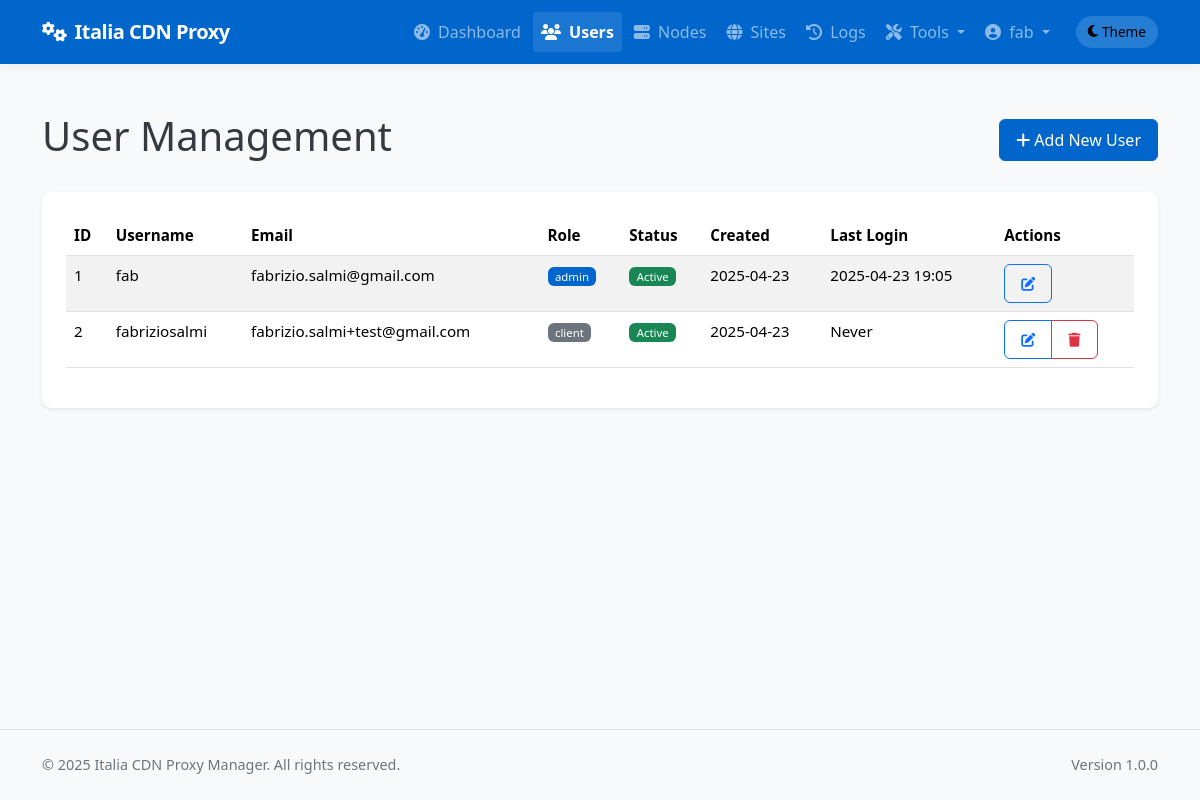
/admin/users (signed in), run on an earlier commit of the app's database.
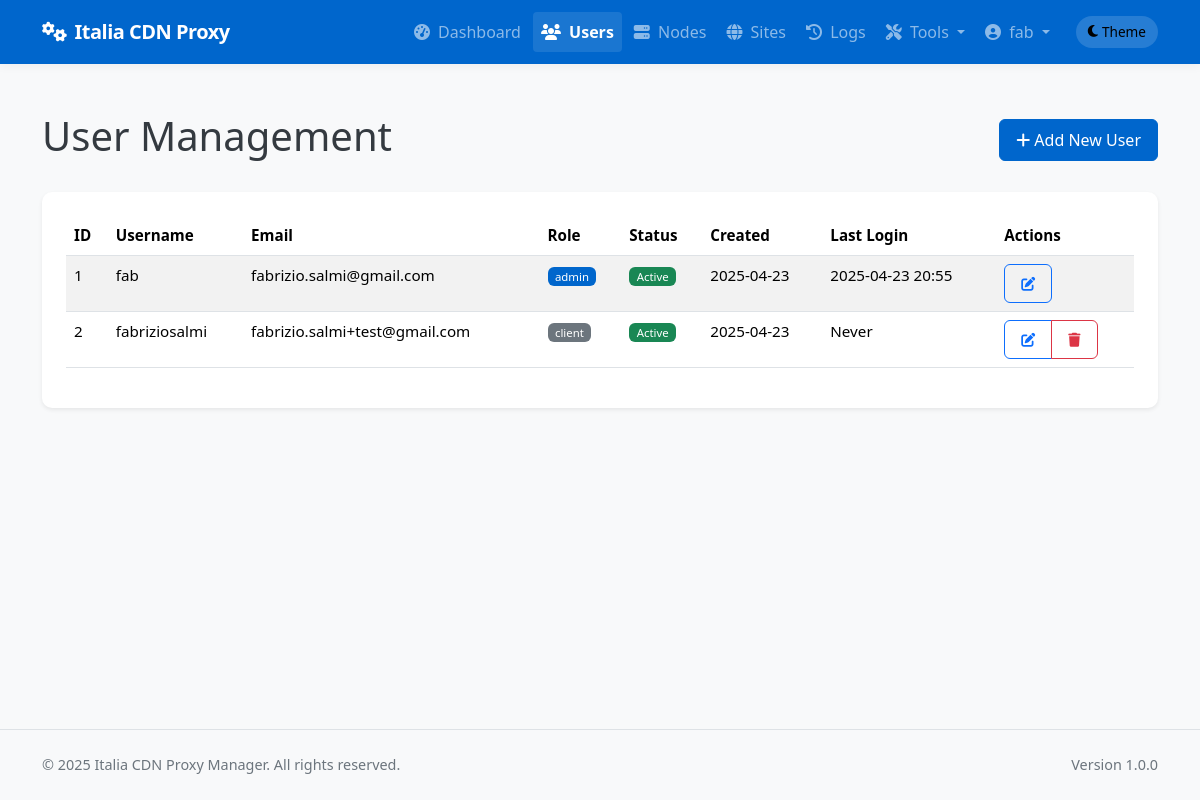
And on a later commit of the database.
### app/models/models.py (models this page shows, shortened)
class User(db.Model, UserMixin):
    __tablename__ = 'users'
    id = db.Column(db.Integer, primary_key=True)
    username = db.Column(db.String(64), unique=True, index=True, nullable=False)
    email = db.Column(db.String(120), unique=True, index=True, nullable=False)
    password_hash = db.Column(db.String(128), nullable=False)
    role = db.Column(db.String(20), nullable=False, default='client')  # 'admin' or 'client'
    is_active = db.Column(db.Boolean, default=True)
    created_at = db.Column(db.DateTime, default=datetime.utcnow)
    last_login = db.Column(db.DateTime, nullable=True)
    sites = db.relationship('Site', backref='owner', lazy='dynamic')
    def is_admin(self):
        return self.role == 'admin'

### app/controllers/admin.py (the view)
@admin.route('/users')
@login_required
@admin_required
def list_users():
    users = User.query.all()
    return render_template('admin/users/list.html', users=users)

### app/models/__init__.py (called while the page is built)
@login_manager.user_loader
def load_user(user_id):
    return User.query.get(int(user_id))

### app/services/access_control.py (called while the page is built)
def admin_required(f):
    @wraps(f)
    def decorated_function(*args, **kwargs):
        if not current_user.is_admin():
            flash('You need admin privileges to access this page.', 'error')
            return abort(403)
        return f(*args, **kwargs)
    return decorated_function

### app/templates/admin/users/list.html (shortened to what this page needs)
{% extends 'base.html' %}
{% block content %}
<div class="container py-4">
    <div class="d-flex justify-content-between align-items-center mb-4">
        <h1>User Management</h1>
        <a href="{{ url_for('admin.new_user') }}" class="btn btn-primary">
            <i class="fas fa-plus"></i> Add New User
        </a>
    </div>
    <div class="card shadow-sm">
        <div class="card-body">
            <div class="table-responsive">
                <table class="table table-striped table-hover">
                    <thead>
                        <tr>
                            <th>ID</th>
                            <th>Username</th>
                            <th>Email</th>
                            <th>Role</th>
                            <th>Status</th>
                            <th>Created</th>
                            <th>Last Login</th>
                            <th>Actions</th>
                        </tr>
                    </thead>
                    <tbody>
                        {% for user in users %}
                        <tr>
                            <td>{{ user.id }}</td>
                            <td>{{ user.username }}</td>
                            <td>{{ user.email }}</td>
                            <td><span class="badge bg-{{ 'primary' if user.role == 'admin' else 'secondary' }}">
                                {{ user.role }}
                            </span></td>
                            <td><span class="badge bg-{{ 'success' if user.is_active else 'danger' }}">
                                {{ 'Active' if user.is_active else 'Inactive' }}
                            </span></td>
                            <td>{{ user.created_at.strftime('%Y-%m-%d') }}</td>
                            <td>{{ user.last_login.strftime('%Y-%m-%d %H:%M') if user.last_login else 'Never' }}</td>
                            <td>
                                <div class="btn-group btn-group-sm">
                                    <a href="{{ url_for('admin.edit_user', user_id=user.id) }}" class="btn btn-outline-primary">
                                        <i class="fas fa-edit"></i>
                                    </a>
                                    {% if user.id != current_user.id %}
                                    <button type="button" class="btn btn-outline-danger"
                                            data-bs-toggle="modal"
                                            data-bs-target="#deleteUserModal"
                                            data-user-id="{{ user.id }}"
                                            data-username="{{ user.username }}">
                                        <i class="fas fa-trash"></i>
                                    </button>
                                    {% endif %}
                                </div>
                            </td>
                        </tr>
                        {% endfor %}
                    </tbody>
                </table>
            </div>
        </div>
    </div>
</div>
{% endblock %}

### app/templates/base.html (shortened to what the changed rows need)
<!DOCTYPE html>
<html lang="en" data-bs-theme="light">
<head>
    <link href="https://cdn.jsdelivr.net/npm/bootstrap@5.3.2/dist/css/bootstrap.min.css" rel="stylesheet">
    <link rel="stylesheet" href="https://cdnjs.cloudflare.com/ajax/libs/font-awesome/6.4.2/css/all.min.css">
    <link rel="stylesheet" href="{{ url_for('static', filename='css/main.css') }}">
</head>
<body>
    <header>
        <nav class="navbar navbar-expand-lg navbar-dark bg-primary">
            <div class="container">
                <div class="collapse navbar-collapse" id="navbarNav">
                    <ul class="navbar-nav ms-auto">
                        {% if current_user.is_authenticated %}
                            {% if current_user.is_admin() %}
                                <li class="nav-item">
                                    <a class="nav-link {% if request.endpoint == 'admin.dashboard' %}active{% endif %}" href="{{ url_for('admin.dashboard') }}">
                                        <i class="fas fa-tachometer-alt me-1"></i> Dashboard
                                    </a>
                                </li>
                                <li class="nav-item">
                                    <a class="nav-link {% if 'admin.list_users' in request.endpoint %}active{% endif %}" href="{{ url_for('admin.list_users') }}">
                                        <i class="fas fa-users me-1"></i> Users
                                    </a>
                                </li>
                                <li class="nav-item">
                                    <a class="nav-link {% if 'admin.list_nodes' in request.endpoint %}active{% endif %}" href="{{ url_for('admin.list_nodes') }}">
                                        <i class="fas fa-server me-1"></i> Nodes
                                    </a>
                                </li>
                                <li class="nav-item">
                                    <a class="nav-link {% if 'admin.list_sites' in request.endpoint %}active{% endif %}" href="{{ url_for('admin.list_sites') }}">
                                        <i class="fas fa-globe me-1"></i> Sites
                                    </a>
                                </li>
                                <li class="nav-item">
                                    <a class="nav-link {% if request.endpoint == 'admin.deployment_logs' %}active{% endif %}" href="{{ url_for('admin.deployment_logs') }}">
                                        <i class="fas fa-history me-1"></i> Logs
                                    </a>
                                </li>
                                <li class="nav-item dropdown">
                                    <a class="nav-link dropdown-toggle" href="#" id="adminToolsDropdown" role="button" data-bs-toggle="dropdown" aria-expanded="false">
                                        <i class="fas fa-tools me-1"></i> Tools
                                    </a>
                                </li>
                            {% endif %}
                            <li class="nav-item dropdown">
                                <a class="nav-link dropdown-toggle" href="#" id="userDropdown" role="button" data-bs-toggle="dropdown" aria-expanded="false">
                                    <i class="fas fa-user-circle me-1"></i> {{ current_user.username }}
                                </a>
                            </li>
                        {% endif %}
                    </ul>
                </div>
            </div>
        </nav>
    </header>
    <main>
        {% block content %}{% endblock %}
    </main>
</body>
</html>

What changed in the data, as far as the page shows it:
changed User "fab": last_login "2025-04-23 19:05" → "2025-04-23 20:55"
